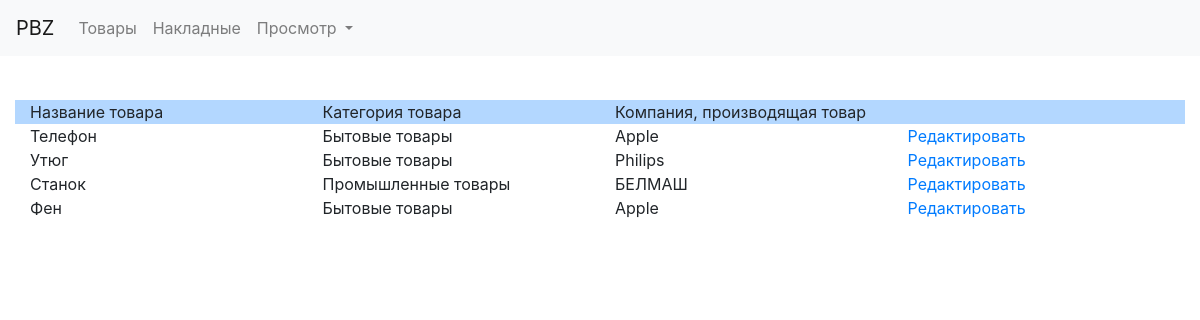
The app's page /edit_page with its own data.
### PBZ/models.py (models this page shows)
class Product(models.Model):
    name = models.CharField(max_length=100)
    category = models.CharField(max_length=100)
    company = models.CharField(max_length=100)

### PBZ/views.py (the view)
# urls.py: path('edit_page',views.edit_page,name='edit_page'),
def edit_page(request):
    context = {}
    context['product'] = Product.objects.all()
    return render(request, 'edit_page.html', context)

### PBZ/templates/edit_page.html
{% extends 'common.html' %}
{% block content %}
    <body class="container-fluid"
          style="background-image: url('http://www.tcsfloors.com/wp-content/uploads/2017/08/AdobeStock_107182915-1024x683.jpeg'); background-repeat: no-repeat; background-size: cover; background-position: center center;">
    <div class="container-fluid" style="background-color: white">
        <div class="row" style="background-color: #b3d7ff;border-color: #1d2124">
            <div class="col-3">Название товара</div>
            <div class="col-3">Категория товара</div>
            <div class="col-3">Компания, производящая товар</div>
            <div class="col-3"></div>
        </div>
        {% for item in product %}
            <div class="row" style="border: 5px;border-color: #1d2124">
            <div class="col-3">{{ item.name }}</div>
            <div class="col-3">{{ item.category }}</div>
            <div class="col-3">{{ item.company }}</div>
             <div class="col-3"><a href="{% url 'edit_product' item.id %}">Редактировать</a></div>
        </div>
        {% endfor %}
    </div>
    </body>
{% endblock %}

### PBZ/templates/common.html (style rules this page uses)
body { padding-top: 100px; }

### records on screen
Product: name "Телефон", category "Бытовые товары", company "Apple"
Product: name "Утюг", category "Бытовые товары", company "Philips"
Product: name "Станок", category "Промышленные товары", company "БЕЛМАШ"
Product: name "Фен", category "Бытовые товары", company "Apple"
